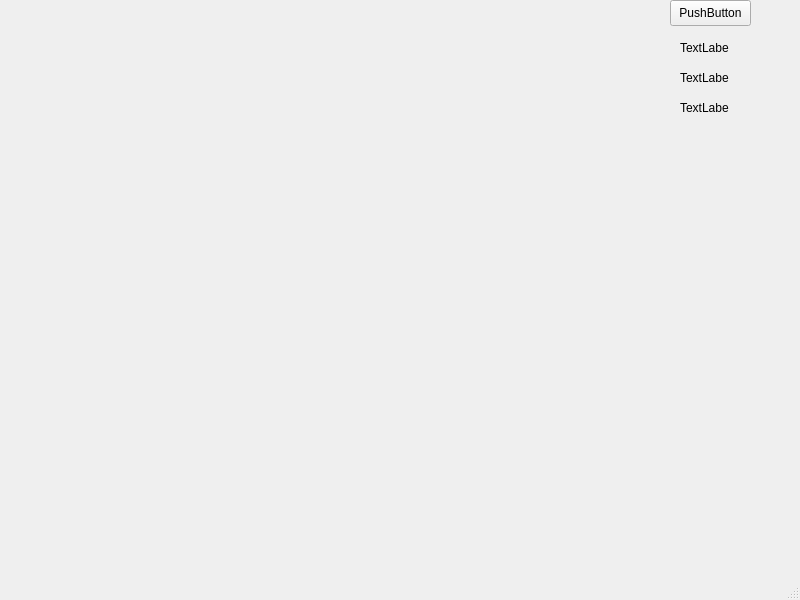
<?xml version="1.0" encoding="UTF-8"?>
<ui version="4.0">
 <class>MainWindow</class>
 <widget class="QMainWindow" name="MainWindow">
  <property name="geometry">
   <rect>
    <x>0</x>
    <y>0</y>
    <width>800</width>
    <height>600</height>
   </rect>
  </property>
  <property name="windowTitle">
   <string>MainWindow</string>
  </property>
  <widget class="QWidget" name="centralwidget">
   <widget class="QWidget" name="plotWidget" native="true">
    <property name="geometry">
     <rect>
      <x>0</x>
      <y>-1</y>
      <width>371</width>
      <height>541</height>
     </rect>
    </property>
   </widget>
   <widget class="QPushButton" name="btnStart">
    <property name="geometry">
     <rect>
      <x>670</x>
      <y>0</y>
      <width>81</width>
      <height>26</height>
     </rect>
    </property>
    <property name="text">
     <string>PushButton</string>
    </property>
   </widget>
   <widget class="QLabel" name="lblSpeed">
    <property name="geometry">
     <rect>
      <x>680</x>
      <y>40</y>
      <width>49</width>
      <height>16</height>
     </rect>
    </property>
    <property name="text">
     <string>TextLabel</string>
    </property>
   </widget>
   <widget class="QLabel" name="lblDistance">
    <property name="geometry">
     <rect>
      <x>680</x>
      <y>70</y>
      <width>49</width>
      <height>16</height>
     </rect>
    </property>
    <property name="text">
     <string>TextLabel</string>
    </property>
   </widget>
   <widget class="QLabel" name="lblTime">
    <property name="geometry">
     <rect>
      <x>680</x>
      <y>100</y>
      <width>49</width>
      <height>16</height>
     </rect>
    </property>
    <property name="text">
     <string>TextLabel</string>
    </property>
   </widget>
  </widget>
  <widget class="QMenuBar" name="menubar">
   <property name="geometry">
    <rect>
     <x>0</x>
     <y>0</y>
     <width>800</width>
     <height>33</height>
    </rect>
   </property>
  </widget>
  <widget class="QStatusBar" name="statusbar"/>
 </widget>
 <resources/>
 <connections/>
</ui>
